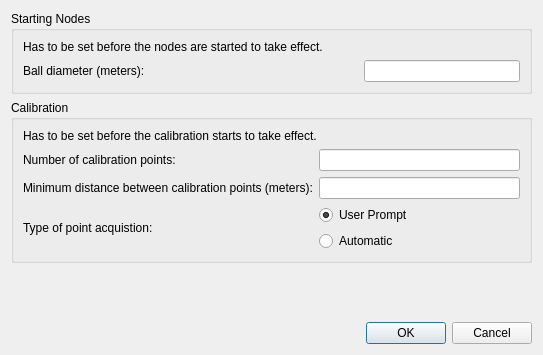
<?xml version="1.0" encoding="UTF-8"?>
<ui version="4.0">
 <class>Options</class>
 <widget class="QDialog" name="Options">
  <property name="geometry">
   <rect>
    <x>0</x>
    <y>0</y>
    <width>543</width>
    <height>355</height>
   </rect>
  </property>
  <property name="minimumSize">
   <size>
    <width>495</width>
    <height>295</height>
   </size>
  </property>
  <property name="windowTitle">
   <string>Options</string>
  </property>
  <property name="modal">
   <bool>false</bool>
  </property>
  <layout class="QGridLayout" name="gridLayout_4">
   <item row="0" column="0">
    <layout class="QGridLayout" name="gridLayout_3">
     <item row="0" column="0">
      <layout class="QVBoxLayout" name="verticalLayout">
       <item>
        <widget class="QGroupBox" name="groupBox">
         <property name="title">
          <string>Starting Nodes</string>
         </property>
         <layout class="QGridLayout" name="gridLayout">
          <item row="1" column="0">
           <layout class="QHBoxLayout" name="horizontalLayout">
            <item>
             <widget class="QLabel" name="label_3">
              <property name="text">
               <string>Ball diameter (meters):                                                                </string>
              </property>
             </widget>
            </item>
            <item>
             <widget class="QLineEdit" name="ledit_ball_diameter">
              <property name="enabled">
               <bool>true</bool>
              </property>
              <property name="inputMethodHints">
               <set>Qt::ImhNone</set>
              </property>
             </widget>
            </item>
           </layout>
          </item>
          <item row="0" column="0">
           <widget class="QLabel" name="label_4">
            <property name="text">
             <string>Has to be set before the nodes are started to take effect.</string>
            </property>
           </widget>
          </item>
         </layout>
        </widget>
       </item>
       <item>
        <widget class="QGroupBox" name="groupBox_2">
         <property name="title">
          <string>Calibration</string>
         </property>
         <layout class="QGridLayout" name="gridLayout_5">
          <item row="0" column="0">
           <widget class="QLabel" name="label_5">
            <property name="text">
             <string>Has to be set before the calibration starts to take effect.</string>
            </property>
           </widget>
          </item>
          <item row="1" column="0">
           <layout class="QGridLayout" name="gridLayout_2">
            <item row="1" column="1">
             <widget class="QLabel" name="label_2">
              <property name="text">
               <string>Minimum distance between calibration points (meters):</string>
              </property>
             </widget>
            </item>
            <item row="0" column="1">
             <widget class="QLabel" name="label">
              <property name="text">
               <string>Number of calibration points:</string>
              </property>
             </widget>
            </item>
            <item row="2" column="2">
             <widget class="QRadioButton" name="rb_prompt">
              <property name="text">
               <string>User Prompt</string>
              </property>
              <property name="checked">
               <bool>true</bool>
              </property>
             </widget>
            </item>
            <item row="3" column="2">
             <widget class="QRadioButton" name="rb_auto">
              <property name="text">
               <string>Automatic</string>
              </property>
             </widget>
            </item>
            <item row="1" column="2">
             <widget class="QLineEdit" name="ledit_min_distance">
              <property name="inputMethodHints">
               <set>Qt::ImhNone</set>
              </property>
             </widget>
            </item>
            <item row="0" column="2">
             <widget class="QLineEdit" name="ledit_num_calib_points">
              <property name="inputMethodHints">
               <set>Qt::ImhNone</set>
              </property>
             </widget>
            </item>
            <item row="2" column="1" rowspan="2">
             <widget class="QLabel" name="label_6">
              <property name="text">
               <string>Type of point acquistion:</string>
              </property>
             </widget>
            </item>
           </layout>
          </item>
         </layout>
        </widget>
       </item>
      </layout>
     </item>
     <item row="1" column="0">
      <spacer name="verticalSpacer">
       <property name="orientation">
        <enum>Qt::Vertical</enum>
       </property>
       <property name="sizeHint" stdset="0">
        <size>
         <width>20</width>
         <height>40</height>
        </size>
       </property>
      </spacer>
     </item>
     <item row="2" column="0">
      <widget class="QDialogButtonBox" name="buttonBox">
       <property name="orientation">
        <enum>Qt::Horizontal</enum>
       </property>
       <property name="standardButtons">
        <set>QDialogButtonBox::Cancel|QDialogButtonBox::Ok</set>
       </property>
       <property name="centerButtons">
        <bool>false</bool>
       </property>
      </widget>
     </item>
    </layout>
   </item>
  </layout>
 </widget>
 <tabstops>
  <tabstop>buttonBox</tabstop>
  <tabstop>ledit_ball_diameter</tabstop>
  <tabstop>ledit_num_calib_points</tabstop>
  <tabstop>ledit_min_distance</tabstop>
 </tabstops>
 <resources/>
 <connections>
  <connection>
   <sender>buttonBox</sender>
   <signal>accepted()</signal>
   <receiver>Options</receiver>
   <slot>accept()</slot>
   <hints>
    <hint type="sourcelabel">
     <x>248</x>
     <y>254</y>
    </hint>
    <hint type="destinationlabel">
     <x>157</x>
     <y>274</y>
    </hint>
   </hints>
  </connection>
  <connection>
   <sender>buttonBox</sender>
   <signal>rejected()</signal>
   <receiver>Options</receiver>
   <slot>reject()</slot>
   <hints>
    <hint type="sourcelabel">
     <x>316</x>
     <y>260</y>
    </hint>
    <hint type="destinationlabel">
     <x>286</x>
     <y>274</y>
    </hint>
   </hints>
  </connection>
 </connections>
</ui>
